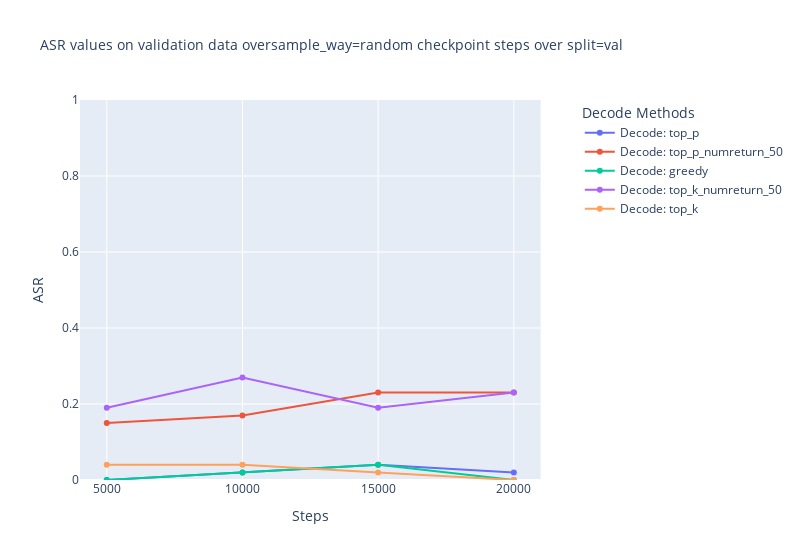

Here is the notebook cell this chart was saved with:
### Code cell
# for gpt
root='/fs/ess/PAA0201/lzy37ld/why_attack/ckpt'
sample_way="random"
ckpt_name=f'prompter_victim=vicuna-7b-chat-v1.5_prompt_type=q_p_model_name=llama2-base_sample_way_and_n_sample={sample_way}_nsample=200_epoch_5'
split="val"
dir_base_name = os.path.join(root,ckpt_name) 
# 示例：搜索 'a/b/c/checkpoint-123/*.json'
"/fs/ess/PAA0201/lzy37ld/why_attack/ckpt/prompter_victim=llama2-7b-chat_prompt_type=q_p_model_name=llama2-base_sample_way_and_n_sample=step_nsample=200_epoch_5/"  # Replace with the actual folder path
files = find_files(f'{dir_base_name}/*{split}_analysis/**/gpt*/*.jsonl')
# print(files)
data = convert_to_d(files)
plot(data,sample_way = sample_way,split = split)

### Figure 1 — Plotly figure (JSON) as saved in the notebook; plotly's stock layout.template omitted (floating-point values rounded to 4 significant figures)
{"data": [{"mode": "lines+markers", "name": "Decode: top_p", "type": "scatter", "x": ["5000", "10000", "15000", "20000"], "xaxis": "x", "y": [0, 0.02, 0.04, 0.02], "yaxis": "y"}, {"mode": "lines+markers", "name": "Decode: top_p_numreturn_50", "type": "scatter", "x": ["5000", "10000", "15000", "20000"], "xaxis": "x", "y": [0.15, 0.17, 0.23, 0.23], "yaxis": "y"}, {"mode": "lines+markers", "name": "Decode: greedy", "type": "scatter", "x": ["5000", "10000", "15000", "20000"], "xaxis": "x", "y": [0, 0.02, 0.04, 0], "yaxis": "y"}, {"mode": "lines+markers", "name": "Decode: top_k_numreturn_50", "type": "scatter", "x": ["5000", "10000", "15000", "20000"], "xaxis": "x", "y": [0.19, 0.27, 0.19, 0.23], "yaxis": "y"}, {"mode": "lines+markers", "name": "Decode: top_k", "type": "scatter", "x": ["5000", "10000", "15000", "20000"], "xaxis": "x", "y": [0.04, 0.04, 0.02, 0], "yaxis": "y"}], "layout": {"legend": {"title": {"text": "Decode Methods"}}, "title": {"font": {"size": 14}, "text": "ASR values on validation data oversample_way=random checkpoint steps over split=val"}, "width": 800, "xaxis": {"anchor": "y", "domain": [0, 0.94], "title": {"text": "Steps"}}, "yaxis": {"anchor": "x", "domain": [0, 1], "range": [0, 1], "title": {"text": "ASR"}}, "yaxis2": {"anchor": "x", "overlaying": "y", "side": "right"}}}
